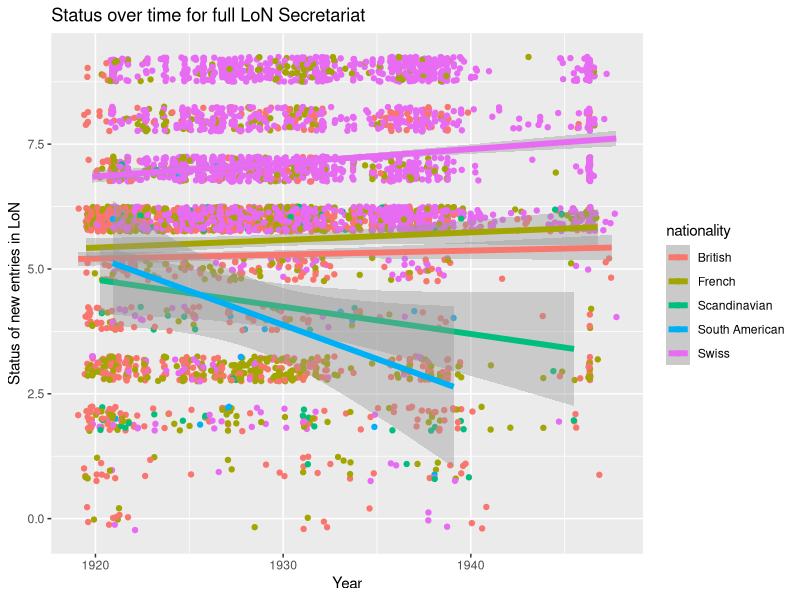

Generate this figure with R: (Note: this script raises an error after producing the figure.)
list.of.packages <- c("ggplot2","ggExtra","lme4", "nlme","tidyverse")
new.packages <- list.of.packages[!(list.of.packages %in% installed.packages()[,"Package"])]
if(length(new.packages)) install.packages(new.packages, dependencies = TRUE)
for(i in 1:length(list.of.packages)){
  require(list.of.packages[i], character.only = TRUE)
}
setwd("~/Historie projekt/historie project/LONSEA_DB")
da <- read.csv("fall17/nation5.wo_temp.w_GA.csv")



da <- da %>% 
  filter(begin_on_year > 1900)

x1 <- da$begin_on_year
x2 <- da$begin_on_month
x_1 <- x1 + x2/12# + x3/30

da <- da %>% 
  mutate(entry_time = x_1)


# import data frame of rank names to ordinal scale
ordinal_ranks <- read.csv("data/fname_u_with_class.csv", sep = ",", header = FALSE, stringsAsFactors = FALSE)# changed original category csv due to encoding
# column names
colnames(ordinal_ranks) = c("u_id", "u_fname" , "u_fname_code")
# code every object in main
extract_rank <- rep(NA,nrow(da))

for(i in 1:nrow(ordinal_ranks)){
  #for each rank a logical vector indexing subject numbers are created
  idx <- ordinal_ranks$u_fname[i] == da$fname
  #true index are translated to oridnal rank numbers for each subject
  extract_rank[idx] <- ordinal_ranks$u_fname_code[i]
}
#ordinal rank numbers are added
da$fname_code <- extract_rank

#write.csv(da, "nation5.wo_temp.W_GA_rank.csv")

mdl_da <- da %>% 
  select(fname_code,pname, entry_time, nationality) %>% 
  filter(!is.na(entry_time)) 
  
colnames(mdl_da) <- c("status","name","entry_time","nationality")



#Adam's mixed effects model

#as our baseline model we use the overall mean/intercept
baseline<-gls(status ~ 1, data = mdl_da, method = "ML")

#we let the intercept vary from person to person, i.e. specifying it as a random effect
random_intercept<-lme(status ~ 1, random = ~1|name, data = mdl_da, method = "ML")

#We comepare the baseline and the random_intercept model, and see that the random intercept
#fits the data significantly better
anova(baseline, random_intercept)

#we add entry_time as a predictor. 
entry_model <- update(random_intercept, .~. + entry_time)

anova(random_intercept,entry_model)
#adding entry time explains significantly more variance

#we add nationality as a predictor
nation_add_model <- update(entry_model, .~.+nationality)


add_interaction <- update(nation_add_model, .~. +nationality:entry_time)

anova(baseline, random_intercept, entry_model, nation_add_model, add_interaction)

summary(add_interaction)

mdl_da %>% 
  filter(nationality == "British") %>% 
  summarise(count = mean(status))

mdl_da %>% 
  filter(nationality == "South American") %>% 
  summarise(count = mean(status))



#Plotting the graph
mdl_da %>% 
  ggplot(aes(entry_time,status, color = nationality)) +
  geom_point(alpha = 0.0001)+
  geom_jitter(height = 0.25)+
  geom_smooth(se = T, method = "lm", linetype = "solid", size = 2) +
  labs(x = "Year", y ="Status of new entries in LoN", titles ="Status over time for full LoN Secretariat")
  

#dividing data into three division

division_da <- da %>% 
  select(fname_code,pname, entry_time, nationality,canonical_fname) %>% 
  filter(!is.na(entry_time)) %>% 
  filter(!(canonical_fname == "First Division" | canonical_fname == "Second Division" | canonical_fname =="Third Division")) 
other_canon <- division_da
other_canon$canonical_fname <- "Other"

division_da <- da %>% 
  select(fname_code,pname, entry_time, nationality,canonical_fname) %>% 
  filter(!is.na(entry_time)) %>% 
  filter((canonical_fname == "First Division" | canonical_fname == "Second Division" | canonical_fname =="Third Division")) 

division_da <- rbind(division_da, other_canon)
division_da$canonical_fname <- droplevels(division_da$canonical_fname)
colnames(division_da) <- c("status","name","entry_time","nationality", "division")

#plotting results for each division
division_da %>% 
  ggplot(aes(entry_time,status, color = nationality)) +
  geom_point(alpha = 0.0001)+
  geom_jitter(height = 0.25)+
  geom_smooth(se = T, method = "lm", linetype = "solid", size = 2) +
  facet_wrap(~division, scales = "free")



#adding gender as predictiv variable

gender_add_model <- update(model1, .~. +gender)
summary(mdl_df) #summary shows the distribution of genders. NA: 7, Man: 3443, Woman: 3565
anova(model1,gender_add_model) 
#we see a significant effect of gender
summary(gender_add_model)
#we see a nearly significant effect of being a woman. They have 1.6 higher/worse rank 
#averages are calculated for each gender group
mdl_df %>% 
  group_by(gender) %>% 
  summarise(avg_status = mean(status))
#visualization of differences
mdl_df %>% 
  ggplot(aes(gender,status, color = gender))+
  geom_boxplot()
#Interesting here how little variance there are in woman. They aren't completely in the bottom.Furthermore,
#there are a couple of outliers
mdl_df %>% 
  filter(status < 5 & gender == "woman" & !duplicated(name)) %>% #counting womans per rank, for ranks "better" than 5
  mutate(stauts = as.factor(status)) %>% 
  group_by(status) %>% 
  summarise(overview = n())


nation_add_model <- update(gender_add_model, .~.+nation)
anova(gender_add_model, nation_add_model)
summary(nation_add_model)
#Initial rank of national workers is 2 points higher than international(they had worse ranks). Reflects that "mundane" workers
#were locals. 
#results is visualizd through boxplot beneath:
mdl_df %>% 
  ggplot(aes(nation,status)) +
  geom_boxplot()

anova(baseline,model1, gender_add_model,nation_add_model)
sum1 <- summary(nation_add_model)
sum2 <- summary(mdl3)
